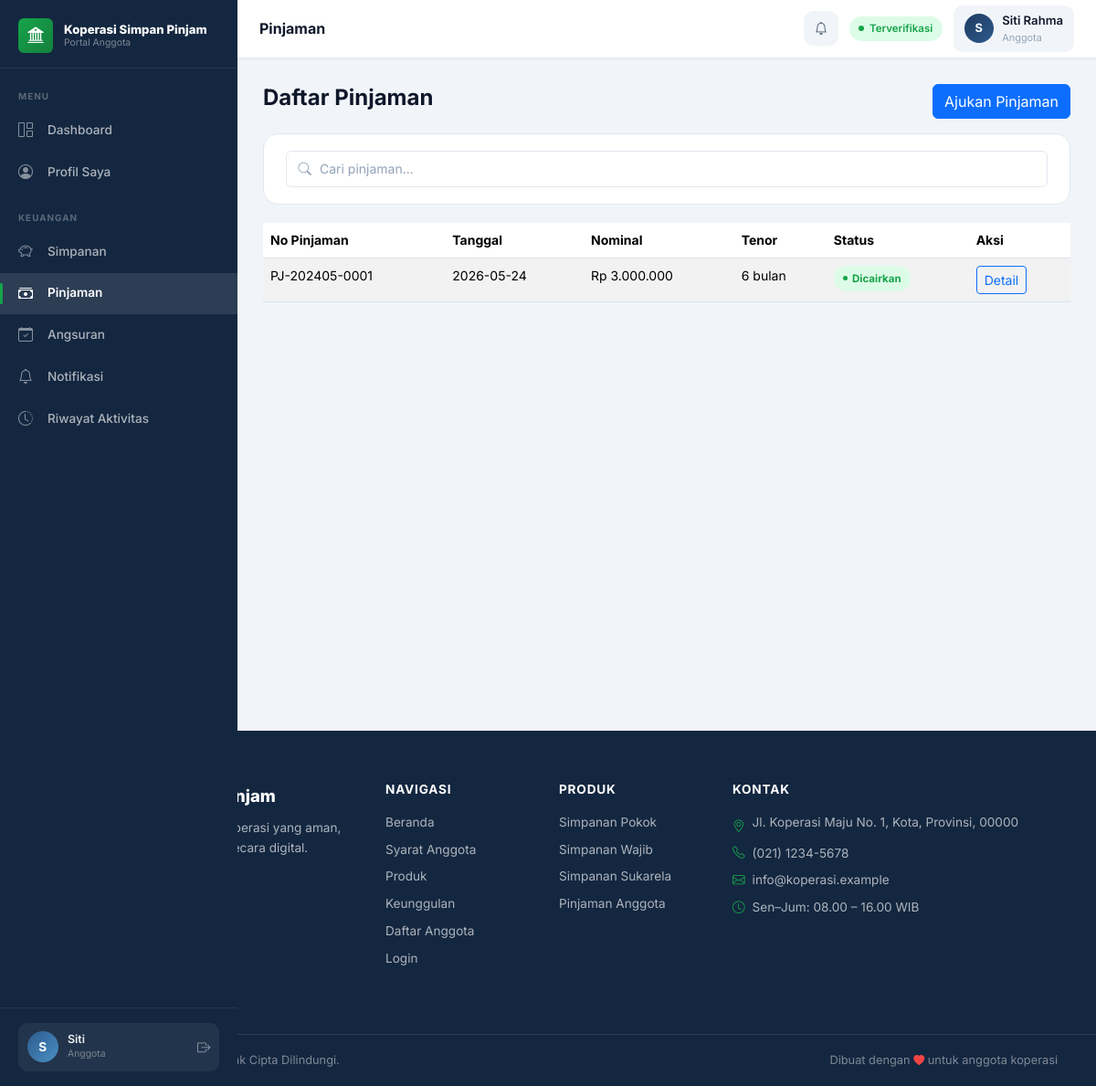
/user/pinjaman.php (signed in), run on the app's committed database.
### tables this page shows
CREATE TABLE IF NOT EXISTS users (
    id INT AUTO_INCREMENT PRIMARY KEY,
    nama VARCHAR(150) NOT NULL,
    nik VARCHAR(50) NOT NULL UNIQUE,
    tempat_lahir VARCHAR(100),
    tanggal_lahir DATE,
    jenis_kelamin VARCHAR(20),
    alamat TEXT,
    no_hp VARCHAR(30),
    email VARCHAR(150) NOT NULL UNIQUE,
    pekerjaan VARCHAR(100),
    penghasilan DECIMAL(15,2),
    username VARCHAR(50) NOT NULL UNIQUE,
    password VARCHAR(255) NOT NULL,
    role ENUM('admin', 'user') DEFAULT 'user',
    status_verifikasi VARCHAR(50) DEFAULT 'Menunggu Verifikasi',
    foto_ktp VARCHAR(255),
    foto_diri VARCHAR(255),
    created_at DATETIME,
    updated_at DATETIME
);

CREATE TABLE IF NOT EXISTS pinjaman (
    id INT AUTO_INCREMENT PRIMARY KEY,
    user_id INT NOT NULL,
    nomor_pinjaman VARCHAR(50) NOT NULL UNIQUE,
    nominal DECIMAL(15,2) NOT NULL,
    bunga_persen DECIMAL(5,2) NOT NULL,
    tenor INT NOT NULL,
    total_bayar DECIMAL(15,2) NOT NULL,
    angsuran_per_bulan DECIMAL(15,2) NOT NULL,
    tujuan TEXT,
    penghasilan DECIMAL(15,2),
    catatan TEXT,
    dokumen_pendukung VARCHAR(255),
    status ENUM('Menunggu review', 'Disetujui', 'Ditolak', 'Dicairkan', 'Lunas') DEFAULT 'Menunggu review',
    alasan_penolakan TEXT,
    tanggal_pengajuan DATE,
    tanggal_disetujui DATE,
    tanggal_pencairan DATE,
    created_at DATETIME,
    FOREIGN KEY (user_id) REFERENCES users(id)
);

### config/config.php (called while the page is built)
<?php
return [
    'db' => [
        'host' => 'localhost',
        'name' => 'koperasi',
        'user' => 'root',
        'pass' => '',
        'charset' => 'utf8mb4',
    ],
    'app' => [
        'name' => 'Koperasi Simpan Pinjam',
        'base_url' => '',
        'timezone' => 'Asia/Jakarta',
    ],
];

### config/helpers.php (called while the page is built, shortened)
<?php
function e($value): string
{
    return htmlspecialchars((string)$value, ENT_QUOTES, 'UTF-8');
}
function format_rupiah($angka): string
{
    return 'Rp ' . number_format((float)$angka, 0, ',', '.');
}
require_once __DIR__ . '/features.php';

### config/auth.php (called while the page is built, shortened)
<?php
require_once __DIR__ . '/helpers.php';
function current_user(): ?array
{
    $pdo = db();
    $stmt = $pdo->prepare("SELECT * FROM users WHERE id = ?");
    $stmt->execute([$_SESSION['user_id']]);
    $user = $stmt->fetch();
    return $user ?: null;
}

### config/features.php (called while the page is built, shortened)
<?php
function status_badge_class(?string $status = null): string
{
    $map = [
        'Menunggu Verifikasi' => 'badge-menunggu',
        'Menunggu konfirmasi' => 'badge-menunggu',
        'Menunggu review' => 'badge-menunggu',
        'Belum dibayar' => 'badge-menunggu',
        'Belum Dibayar' => 'badge-menunggu',
        'Disetujui' => 'badge-disetujui',
        'Diterima' => 'badge-diterima',
        'Dibayar' => 'badge-diterima',
        'Dicairkan' => 'badge-dicairkan',
        'Ditolak' => 'badge-ditolak',
        'Lunas' => 'badge-lunas',
        'Nonaktif' => 'badge-nonaktif',
    ];
    return $map[$status] ?? 'badge-nonaktif';
}

### user/pinjaman.php (the view, shortened to what this page needs)
<?php
require_once __DIR__ . '/../config/auth.php';
require_once __DIR__ . '/../config/helpers.php';
$user = current_user();
$pdo = db();
$stmt = $pdo->prepare("SELECT * FROM pinjaman WHERE user_id = ? ORDER BY tanggal_pengajuan DESC");
$stmt->execute([$user['id']]);
$pinjaman = $stmt->fetchAll();
$canApply = in_array($user['status_verifikasi'], ['Disetujui', 'Aktif'], true);
$page_title = 'Pinjaman';
?>
<?php require __DIR__ . '/../includes/dashboard_top.php'; ?>
<div class="d-flex justify-content-between align-items-center mb-3">
    <h4>Daftar Pinjaman</h4>
    <a href="/user/ajukan-pinjaman.php" class="btn btn-primary <?= $canApply ? '' : 'disabled'; ?>" <?= $canApply ? '' : 'aria-disabled="true" tabindex="-1"'; ?>>Ajukan Pinjaman</a>
</div>
<div class="filter-bar">
    <div class="search-input-wrap">
        <input type="search" class="form-control" placeholder="Cari pinjaman..." data-table-search="#pinjamanUserTable">
    </div>
</div>
<div class="table-responsive">
    <table class="table table-striped" id="pinjamanUserTable">
        <thead>
            <tr>
                <th>No Pinjaman</th>
                <th>Tanggal</th>
                <th>Nominal</th>
                <th>Tenor</th>
                <th>Status</th>
                <th>Aksi</th>
            </tr>
        </thead>
        <tbody>
            <?php foreach ($pinjaman as $item): ?>
                <tr>
                    <td><?= e($item['nomor_pinjaman']); ?></td>
                    <td><?= e($item['tanggal_pengajuan']); ?></td>
                    <td><?= format_rupiah($item['nominal']); ?></td>
                    <td><?= e($item['tenor']); ?> bulan</td>
                    <td><span class="badge-status <?= status_badge_class($item['status']); ?>"><?= e($item['status']); ?></span></td>
                    <td><a href="/user/detail-pinjaman.php?id=<?= e($item['id']); ?>" class="btn btn-sm btn-outline-primary">Detail</a></td>
                </tr>
            <?php endforeach; ?>
        </tbody>
    </table>
</div>
<?php require __DIR__ . '/../includes/dashboard_bottom.php'; ?>

### includes/dashboard_top.php (shortened to what this page needs)
<?php
require_once __DIR__ . '/../config/auth.php';
require_once __DIR__ . '/../config/helpers.php';
$config   = require __DIR__ . '/../config/config.php';
$authUser = current_user();
$initials = strtoupper(substr($authUser['nama'] ?? 'U', 0, 1));
$statusMap = [
    'Disetujui'           => ['class' => 'verified',  'label' => 'Terverifikasi'],
    'Menunggu Verifikasi' => ['class' => 'pending',   'label' => 'Menunggu'],
    'Ditolak'             => ['class' => 'rejected',  'label' => 'Ditolak'],
    'Nonaktif'            => ['class' => 'nonactive', 'label' => 'Nonaktif'],
];
$verifStatus  = $authUser['status_verifikasi'] ?? 'Menunggu Verifikasi';
$statusInfo   = $statusMap[$verifStatus] ?? ['class' => 'pending', 'label' => $verifStatus];
$role         = $authUser['role'] ?? 'user';
$unreadNotifications = unread_notification_count((int)$authUser['id']);
$notificationUrl     = $role === 'admin' ? '/admin/notifikasi.php' : '/user/notifikasi.php';
?>
<?php require __DIR__ . '/header.php'; ?>
<div class="app-layout">
  <aside class="app-sidebar" id="appSidebar">
    <a href="/" class="sidebar-brand">
      <span class="sidebar-brand-icon"><i class="bi bi-bank2"></i></span>
      <span class="sidebar-brand-text">
        <span class="sidebar-brand-name"><?= e($config['app']['name']); ?></span>
        <span class="sidebar-brand-tagline">Portal Anggota</span>
      </span>
    </a>
    <nav class="sidebar-nav">
      <?php if ($role === 'admin'): ?>
        <div class="sidebar-section"><span class="sidebar-section-label">Menu Utama</span></div>
        <a href="/admin/dashboard.php" class="sidebar-link" id="sl-dashboard">
            <i class="bi bi-grid-1x2"></i>Dashboard
        </a>
        <a href="/admin/anggota.php" class="sidebar-link" id="sl-anggota">
            <i class="bi bi-people"></i>Anggota
        </a>
        <div class="sidebar-section mt-2"><span class="sidebar-section-label">Transaksi</span></div>
        <a href="/admin/simpanan.php" class="sidebar-link" id="sl-simpanan">
            <i class="bi bi-piggy-bank"></i>Simpanan
        </a>
        <a href="/admin/pinjaman.php" class="sidebar-link" id="sl-pinjaman">
            <i class="bi bi-cash-stack"></i>Pinjaman
        </a>
        <a href="/admin/angsuran.php" class="sidebar-link" id="sl-angsuran">
            <i class="bi bi-calendar-check"></i>Angsuran
        </a>
        <div class="sidebar-section mt-2"><span class="sidebar-section-label">Lainnya</span></div>
        <a href="/admin/laporan.php" class="sidebar-link" id="sl-laporan">
            <i class="bi bi-file-earmark-bar-graph"></i>Laporan
        </a>
        <a href="/admin/notifikasi.php" class="sidebar-link" id="sl-notifikasi">
            <i class="bi bi-bell"></i>Notifikasi
            <?php if ($unreadNotifications > 0): ?>
                <span class="sidebar-link-badge"><?= $unreadNotifications; ?></span>
            <?php endif; ?>
        </a>
        <a href="/admin/audit-log.php" class="sidebar-link" id="sl-audit-log">
            <i class="bi bi-shield-check"></i>Audit Log
        </a>
        <a href="/admin/pengaturan.php" class="sidebar-link" id="sl-pengaturan">
            <i class="bi bi-gear"></i>Pengaturan
        </a>
      <?php else: ?>
        <div class="sidebar-section"><span class="sidebar-section-label">Menu</span></div>
        <a href="/user/dashboard.php" class="sidebar-link" id="sl-dashboard">
            <i class="bi bi-grid-1x2"></i>Dashboard
        </a>
        <a href="/user/profil.php" class="sidebar-link" id="sl-profil">
            <i class="bi bi-person-circle"></i>Profil Saya
        </a>
        <div class="sidebar-section mt-2"><span class="sidebar-section-label">Keuangan</span></div>
        <a href="/user/simpanan.php" class="sidebar-link" id="sl-simpanan">
            <i class="bi bi-piggy-bank"></i>Simpanan
        </a>
        <a href="/user/pinjaman.php" class="sidebar-link" id="sl-pinjaman">
            <i class="bi bi-cash-stack"></i>Pinjaman
        </a>
        <a href="/user/bayar-angsuran.php" class="sidebar-link" id="sl-angsuran">
            <i class="bi bi-calendar-check"></i>Angsuran
        </a>
        <a href="/user/notifikasi.php" class="sidebar-link" id="sl-notifikasi">
            <i class="bi bi-bell"></i>Notifikasi
        </a>
        <a href="/user/riwayat-aktivitas.php" class="sidebar-link" id="sl-riwayat-aktivitas">
            <i class="bi bi-clock-history"></i>Riwayat Aktivitas
        </a>
      <?php endif; ?>
    </nav>
    <div class="sidebar-footer">
      <div class="sidebar-user">
        <div class="sidebar-avatar"><?= $initials; ?></div>
        <div>
          <div class="sidebar-user-name"><?= e(explode(' ', $authUser['nama'])[0] ?? $authUser['nama']); ?></div>
          <div class="sidebar-user-role"><?= $role === 'admin' ? 'Administrator' : 'Anggota'; ?></div>
        </div>
        <a href="/logout.php" class="sidebar-logout ms-auto" title="Logout"><i class="bi bi-box-arrow-right"></i></a>
      </div>
    </div>
  </aside>
  <div class="app-main">
    <header class="app-topbar">
      <div class="topbar-breadcrumb">
        <span class="topbar-page-title"><?= e($page_title ?? 'Dashboard'); ?></span>
      </div>
      <div class="topbar-right">
        <a href="<?= e($notificationUrl); ?>" class="topbar-notification" title="Notifikasi">
          <i class="bi bi-bell"></i>
        </a>
        <span class="status-pill <?= $statusInfo['class']; ?>"><?= $statusInfo['label']; ?></span>
        <div class="topbar-user">
          <div class="topbar-avatar"><?= $initials; ?></div>
          <div class="d-none d-md-block">
            <div class="topbar-user-name"><?= e($authUser['nama']); ?></div>
            <div class="topbar-user-role"><?= $role === 'admin' ? 'Administrator' : 'Anggota'; ?></div>
          </div>
        </div>
      </div>
    </header>
    <main class="app-content">

### data on the page
users: nama "S", nama "Siti", status_verifikasi "Terverifikasi", nama "Siti Rahma"
pinjaman: nomor_pinjaman "PJ-202405-0001", tanggal_pengajuan "2026-05-24", nominal "Rp 3.000.000", tenor "6", status "Dicairkan"

### other printed values
$config['app']['name'] "Koperasi Simpan Pinjam"
$page_title "Pinjaman"
